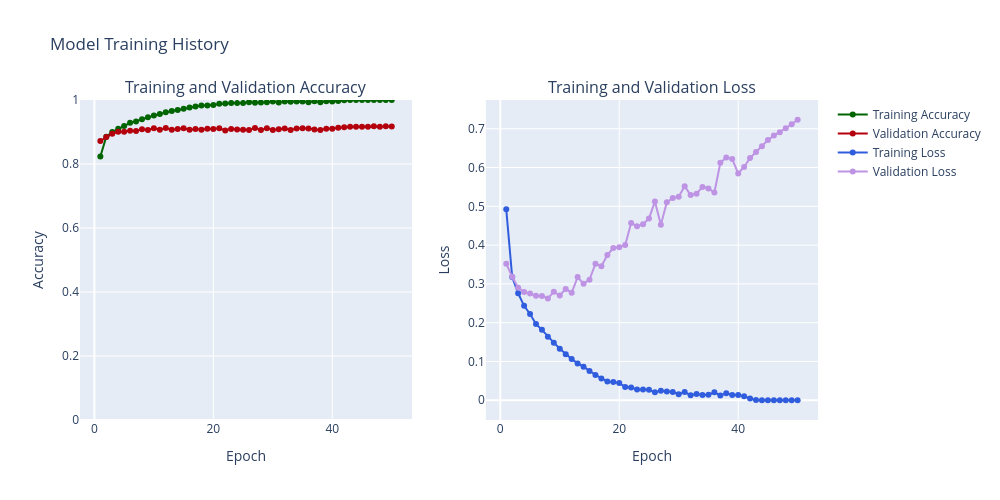

Here is the notebook cell this chart was saved with:
### Code cell
# 1D) Evaluate train and validation accuracy and loss 
def create_trace(x, y, ylabel, color):
    trace = go.Scatter(x=x,y=y,
                       name=ylabel,
                       marker=dict(color=color),
                       mode="lines+markers", 
                       text=[f"Epoch {epoch}<br>{ylabel}: {value:.4f}" for epoch, value in zip(x, y)], # Custom hover text
                       hoverinfo='text' # Show only custom text on hover
                      )
    return trace

def plot_accuracy_and_loss_plotly(history_object):
    hist = history_object.history
    acc = hist['accuracy']
    val_acc = hist['val_accuracy']
    loss = hist['loss']
    val_loss = hist['val_loss']
    
    epochs = list(range(1, len(acc) + 1))
    
    trace_ta = create_trace(epochs, acc, "Training Accuracy", "#006400") # Green
    trace_va = create_trace(epochs, val_acc, "Validation Accuracy", "#B3000C") # Red
    trace_tl = create_trace(epochs, loss, "Training Loss", "#305CDE") # Blue
    trace_vl = create_trace(epochs, val_loss, "Validation Loss", "#BE93E4") # Purple
   
    fig = make_subplots(rows=1, cols=2, subplot_titles=('Training and Validation Accuracy', 'Training and Validation Loss'))
    
    # Add traces to the first subplot (Accuracy)
    fig.add_trace(trace_ta, row=1, col=1)
    fig.add_trace(trace_va, row=1, col=1)
    
    # Add traces to the second subplot (Loss)
    fig.add_trace(trace_tl, row=1, col=2)
    fig.add_trace(trace_vl, row=1, col=2)
    
    # Update layout for x-axes
    fig.update_xaxes(title_text='Epoch', row=1, col=1)
    fig.update_xaxes(title_text='Epoch', row=1, col=2)
    
    # Update layout for y-axes
    fig.update_yaxes(title_text='Accuracy', range=[0, 1], row=1, col=1)
    fig.update_yaxes(title_text='Loss', row=1, col=2) 
    
    fig.update_layout(height=500, width=1000, title_text="Model Training History", showlegend=True)
    fig.show()

plot_accuracy_and_loss_plotly(history_CNN_Baseline)

### Figure 1 — Plotly figure (JSON) as saved in the notebook; plotly's stock layout.template omitted (floating-point values rounded to 4 significant figures)
{"data": [{"hoverinfo": "text", "marker": {"color": "#006400"}, "mode": "lines+markers", "name": "Training Accuracy", "text": ["Epoch 1<br>Training Accuracy: 0.8234", "Epoch 2<br>Training Accuracy: 0.8854", "Epoch 3<br>Training Accuracy: 0.8998", "Epoch 4<br>Training Accuracy: 0.9104", "Epoch 5<br>Training Accuracy: 0.9188", "Epoch 6<br>Training Accuracy: 0.9287", "Epoch 7<br>Training Accuracy: 0.9331", "Epoch 8<br>Training Accuracy: 0.9399", "Epoch 9<br>Training Accuracy: 0.9462", "Epoch 10<br>Training Accuracy: 0.9512", "Epoch 11<br>Training Accuracy: 0.9563", "Epoch 12<br>Training Accuracy: 0.9614", "Epoch 13<br>Training Accuracy: 0.9655", "Epoch 14<br>Training Accuracy: 0.9685", "Epoch 15<br>Training Accuracy: 0.9723", "Epoch 16<br>Training Accuracy: 0.9769", "Epoch 17<br>Training Accuracy: 0.9794", "Epoch 18<br>Training Accuracy: 0.9830", "Epoch 19<br>Training Accuracy: 0.9825", "Epoch 20<br>Training Accuracy: 0.9844", "Epoch 21<br>Training Accuracy: 0.9882", "Epoch 22<br>Training Accuracy: 0.9888", "Epoch 23<br>Training Accuracy: 0.9909", "Epoch 24<br>Training Accuracy: 0.9907", "Epoch 25<br>Training Accuracy: 0.9908", "Epoch 26<br>Training Accuracy: 0.9934", "Epoch 27<br>Training Accuracy: 0.9917", "Epoch 28<br>Training Accuracy: 0.9922", "Epoch 29<br>Training Accuracy: 0.9929", "Epoch 30<br>Training Accuracy: 0.9951", "Epoch 31<br>Training Accuracy: 0.9925", "Epoch 32<br>Training Accuracy: 0.9956", "Epoch 33<br>Training Accuracy: 0.9948", "Epoch 34<br>Training Accuracy: 0.9953", "Epoch 35<br>Training Accuracy: 0.9952", "Epoch 36<br>Training Accuracy: 0.9928", "Epoch 37<br>Training Accuracy: 0.9958", "Epoch 38<br>Training Accuracy: 0.9933", "Epoch 39<br>Training Accuracy: 0.9958", "Epoch 40<br>Training Accuracy: 0.9951", "Epoch 41<br>Training Accuracy: 0.9968", "Epoch 42<br>Training Accuracy: 0.9990", "Epoch 43<br>Training Accuracy: 0.9999", "Epoch 44<br>Training Accuracy: 1.0000", "Epoch 45<br>Training Accuracy: 1.0000", "Epoch 46<br>Training Accuracy: 1.0000", "Epoch 47<br>Training Accuracy: 1.0000", "Epoch 48<br>Training Accuracy: 1.0000", "Epoch 49<br>Training Accuracy: 1.0000", "Epoch 50<br>Training Accuracy: 1.0000"], "type": "scatter", "x": [1, 2, 3, 4, 5, 6, 7, 8, 9, 10, 11, 12, 13, 14, 15, 16, 17, 18, 19, 20, 21, 22, 23, 24, 25, 26, 27, 28, 29, 30, 31, 32, 33, 34, 35, 36, 37, 38, 39, 40, 41, 42, 43, 44, 45, 46, 47, 48, 49, 50], "xaxis": "x", "y": [0.8234, 0.8854, 0.8998, 0.9104, 0.9188, 0.9287, 0.9331, 0.9399, 0.9462, 0.9512, 0.9563, 0.9614, 0.9655, 0.9685, 0.9723, 0.9769, 0.9794, 0.983, 0.9825, 0.9844, 0.9882, 0.9888, 0.9909, 0.9907, 0.9908, 0.9934, 0.9917, 0.9922, 0.9929, 0.9951, 0.9925, 0.9956, 0.9948, 0.9953, 0.9952, 0.9928, 0.9958, 0.9933, 0.9958, 0.9951, 0.9968, 0.999, 0.9999, 1, 1, 1, 1, 1, 1, 1], "yaxis": "y"}, {"hoverinfo": "text", "marker": {"color": "#B3000C"}, "mode": "lines+markers", "name": "Validation Accuracy", "text": ["Epoch 1<br>Validation Accuracy: 0.8718", "Epoch 2<br>Validation Accuracy: 0.8842", "Epoch 3<br>Validation Accuracy: 0.8945", "Epoch 4<br>Validation Accuracy: 0.9004", "Epoch 5<br>Validation Accuracy: 0.9008", "Epoch 6<br>Validation Accuracy: 0.9043", "Epoch 7<br>Validation Accuracy: 0.9034", "Epoch 8<br>Validation Accuracy: 0.9084", "Epoch 9<br>Validation Accuracy: 0.9065", "Epoch 10<br>Validation Accuracy: 0.9117", "Epoch 11<br>Validation Accuracy: 0.9069", "Epoch 12<br>Validation Accuracy: 0.9122", "Epoch 13<br>Validation Accuracy: 0.9074", "Epoch 14<br>Validation Accuracy: 0.9091", "Epoch 15<br>Validation Accuracy: 0.9113", "Epoch 16<br>Validation Accuracy: 0.9067", "Epoch 17<br>Validation Accuracy: 0.9095", "Epoch 18<br>Validation Accuracy: 0.9068", "Epoch 19<br>Validation Accuracy: 0.9103", "Epoch 20<br>Validation Accuracy: 0.9093", "Epoch 21<br>Validation Accuracy: 0.9117", "Epoch 22<br>Validation Accuracy: 0.9049", "Epoch 23<br>Validation Accuracy: 0.9097", "Epoch 24<br>Validation Accuracy: 0.9077", "Epoch 25<br>Validation Accuracy: 0.9068", "Epoch 26<br>Validation Accuracy: 0.9064", "Epoch 27<br>Validation Accuracy: 0.9126", "Epoch 28<br>Validation Accuracy: 0.9066", "Epoch 29<br>Validation Accuracy: 0.9117", "Epoch 30<br>Validation Accuracy: 0.9062", "Epoch 31<br>Validation Accuracy: 0.9087", "Epoch 32<br>Validation Accuracy: 0.9109", "Epoch 33<br>Validation Accuracy: 0.9062", "Epoch 34<br>Validation Accuracy: 0.9111", "Epoch 35<br>Validation Accuracy: 0.9114", "Epoch 36<br>Validation Accuracy: 0.9112", "Epoch 37<br>Validation Accuracy: 0.9075", "Epoch 38<br>Validation Accuracy: 0.9061", "Epoch 39<br>Validation Accuracy: 0.9100", "Epoch 40<br>Validation Accuracy: 0.9103", "Epoch 41<br>Validation Accuracy: 0.9134", "Epoch 42<br>Validation Accuracy: 0.9151", "Epoch 43<br>Validation Accuracy: 0.9165", "Epoch 44<br>Validation Accuracy: 0.9163", "Epoch 45<br>Validation Accuracy: 0.9166", "Epoch 46<br>Validation Accuracy: 0.9166", "Epoch 47<br>Validation Accuracy: 0.9177", "Epoch 48<br>Validation Accuracy: 0.9167", "Epoch 49<br>Validation Accuracy: 0.9180", "Epoch 50<br>Validation Accuracy: 0.9175"], "type": "scatter", "x": [1, 2, 3, 4, 5, 6, 7, 8, 9, 10, 11, 12, 13, 14, 15, 16, 17, 18, 19, 20, 21, 22, 23, 24, 25, 26, 27, 28, 29, 30, 31, 32, 33, 34, 35, 36, 37, 38, 39, 40, 41, 42, 43, 44, 45, 46, 47, 48, 49, 50], "xaxis": "x", "y": [0.8718, 0.8842, 0.8945, 0.9004, 0.9008, 0.9043, 0.9034, 0.9084, 0.9065, 0.9117, 0.9069, 0.9122, 0.9074, 0.9091, 0.9113, 0.9067, 0.9095, 0.9068, 0.9103, 0.9093, 0.9117, 0.9049, 0.9097, 0.9077, 0.9068, 0.9064, 0.9126, 0.9066, 0.9117, 0.9062, 0.9087, 0.9109, 0.9062, 0.9111, 0.9114, 0.9112, 0.9075, 0.9061, 0.91, 0.9103, 0.9134, 0.9151, 0.9165, 0.9163, 0.9166, 0.9166, 0.9177, 0.9167, 0.918, 0.9175], "yaxis": "y"}, {"hoverinfo": "text", "marker": {"color": "#305CDE"}, "mode": "lines+markers", "name": "Training Loss", "text": ["Epoch 1<br>Training Loss: 0.4922", "Epoch 2<br>Training Loss: 0.3175", "Epoch 3<br>Training Loss: 0.2758", "Epoch 4<br>Training Loss: 0.2434", "Epoch 5<br>Training Loss: 0.2223", "Epoch 6<br>Training Loss: 0.1968", "Epoch 7<br>Training Loss: 0.1816", "Epoch 8<br>Training Loss: 0.1637", "Epoch 9<br>Training Loss: 0.1485", "Epoch 10<br>Training Loss: 0.1330", "Epoch 11<br>Training Loss: 0.1187", "Epoch 12<br>Training Loss: 0.1065", "Epoch 13<br>Training Loss: 0.0951", "Epoch 14<br>Training Loss: 0.0866", "Epoch 15<br>Training Loss: 0.0754", "Epoch 16<br>Training Loss: 0.0652", "Epoch 17<br>Training Loss: 0.0564", "Epoch 18<br>Training Loss: 0.0487", "Epoch 19<br>Training Loss: 0.0469", "Epoch 20<br>Training Loss: 0.0447", "Epoch 21<br>Training Loss: 0.0341", "Epoch 22<br>Training Loss: 0.0328", "Epoch 23<br>Training Loss: 0.0277", "Epoch 24<br>Training Loss: 0.0278", "Epoch 25<br>Training Loss: 0.0273", "Epoch 26<br>Training Loss: 0.0208", "Epoch 27<br>Training Loss: 0.0248", "Epoch 28<br>Training Loss: 0.0224", "Epoch 29<br>Training Loss: 0.0211", "Epoch 30<br>Training Loss: 0.0158", "Epoch 31<br>Training Loss: 0.0213", "Epoch 32<br>Training Loss: 0.0130", "Epoch 33<br>Training Loss: 0.0162", "Epoch 34<br>Training Loss: 0.0138", "Epoch 35<br>Training Loss: 0.0145", "Epoch 36<br>Training Loss: 0.0206", "Epoch 37<br>Training Loss: 0.0123", "Epoch 38<br>Training Loss: 0.0178", "Epoch 39<br>Training Loss: 0.0135", "Epoch 40<br>Training Loss: 0.0135", "Epoch 41<br>Training Loss: 0.0105", "Epoch 42<br>Training Loss: 0.0044", "Epoch 43<br>Training Loss: 0.0010", "Epoch 44<br>Training Loss: 0.0003", "Epoch 45<br>Training Loss: 0.0002", "Epoch 46<br>Training Loss: 0.0002", "Epoch 47<br>Training Loss: 0.0001", "Epoch 48<br>Training Loss: 0.0001", "Epoch 49<br>Training Loss: 0.0001", "Epoch 50<br>Training Loss: 0.0001"], "type": "scatter", "x": [1, 2, 3, 4, 5, 6, 7, 8, 9, 10, 11, 12, 13, 14, 15, 16, 17, 18, 19, 20, 21, 22, 23, 24, 25, 26, 27, 28, 29, 30, 31, 32, 33, 34, 35, 36, 37, 38, 39, 40, 41, 42, 43, 44, 45, 46, 47, 48, 49, 50], "xaxis": "x2", "y": [0.4922, 0.3175, 0.2758, 0.2434, 0.2223, 0.1968, 0.1816, 0.1637, 0.1485, 0.133, 0.1187, 0.1065, 0.09511, 0.08661, 0.07544, 0.06519, 0.05642, 0.04872, 0.04688, 0.0447, 0.03408, 0.03284, 0.02766, 0.02781, 0.02733, 0.0208, 0.02484, 0.02244, 0.02106, 0.01579, 0.0213, 0.01301, 0.01615, 0.01384, 0.01455, 0.02061, 0.0123, 0.01783, 0.0135, 0.01346, 0.01047, 0.004356, 0.001042, 0.0003259, 0.0002218, 0.0001729, 0.0001487, 0.0001236, 0.0001052, 9.189e-05], "yaxis": "y2"}, {"hoverinfo": "text", "marker": {"color": "#BE93E4"}, "mode": "lines+markers", "name": "Validation Loss", "text": ["Epoch 1<br>Validation Loss: 0.3521", "Epoch 2<br>Validation Loss: 0.3182", "Epoch 3<br>Validation Loss: 0.2901", "Epoch 4<br>Validation Loss: 0.2793", "Epoch 5<br>Validation Loss: 0.2751", "Epoch 6<br>Validation Loss: 0.2697", "Epoch 7<br>Validation Loss: 0.2686", "Epoch 8<br>Validation Loss: 0.2626", "Epoch 9<br>Validation Loss: 0.2798", "Epoch 10<br>Validation Loss: 0.2702", "Epoch 11<br>Validation Loss: 0.2871", "Epoch 12<br>Validation Loss: 0.2770", "Epoch 13<br>Validation Loss: 0.3175", "Epoch 14<br>Validation Loss: 0.3006", "Epoch 15<br>Validation Loss: 0.3109", "Epoch 16<br>Validation Loss: 0.3520", "Epoch 17<br>Validation Loss: 0.3454", "Epoch 18<br>Validation Loss: 0.3744", "Epoch 19<br>Validation Loss: 0.3924", "Epoch 20<br>Validation Loss: 0.3943", "Epoch 21<br>Validation Loss: 0.4003", "Epoch 22<br>Validation Loss: 0.4571", "Epoch 23<br>Validation Loss: 0.4488", "Epoch 24<br>Validation Loss: 0.4540", "Epoch 25<br>Validation Loss: 0.4684", "Epoch 26<br>Validation Loss: 0.5127", "Epoch 27<br>Validation Loss: 0.4527", "Epoch 28<br>Validation Loss: 0.5104", "Epoch 29<br>Validation Loss: 0.5216", "Epoch 30<br>Validation Loss: 0.5249", "Epoch 31<br>Validation Loss: 0.5520", "Epoch 32<br>Validation Loss: 0.5289", "Epoch 33<br>Validation Loss: 0.5325", "Epoch 34<br>Validation Loss: 0.5501", "Epoch 35<br>Validation Loss: 0.5462", "Epoch 36<br>Validation Loss: 0.5357", "Epoch 37<br>Validation Loss: 0.6121", "Epoch 38<br>Validation Loss: 0.6259", "Epoch 39<br>Validation Loss: 0.6217", "Epoch 40<br>Validation Loss: 0.5849", "Epoch 41<br>Validation Loss: 0.6015", "Epoch 42<br>Validation Loss: 0.6246", "Epoch 43<br>Validation Loss: 0.6399", "Epoch 44<br>Validation Loss: 0.6551", "Epoch 45<br>Validation Loss: 0.6709", "Epoch 46<br>Validation Loss: 0.6823", "Epoch 47<br>Validation Loss: 0.6910", "Epoch 48<br>Validation Loss: 0.7013", "Epoch 49<br>Validation Loss: 0.7117", "Epoch 50<br>Validation Loss: 0.7232"], "type": "scatter", "x": [1, 2, 3, 4, 5, 6, 7, 8, 9, 10, 11, 12, 13, 14, 15, 16, 17, 18, 19, 20, 21, 22, 23, 24, 25, 26, 27, 28, 29, 30, 31, 32, 33, 34, 35, 36, 37, 38, 39, 40, 41, 42, 43, 44, 45, 46, 47, 48, 49, 50], "xaxis": "x2", "y": [0.3521, 0.3182, 0.2901, 0.2793, 0.2751, 0.2697, 0.2686, 0.2626, 0.2798, 0.2702, 0.2871, 0.277, 0.3175, 0.3006, 0.3109, 0.352, 0.3454, 0.3744, 0.3924, 0.3943, 0.4003, 0.4571, 0.4488, 0.454, 0.4684, 0.5127, 0.4527, 0.5104, 0.5216, 0.5249, 0.552, 0.5289, 0.5325, 0.5501, 0.5462, 0.5357, 0.6121, 0.6259, 0.6217, 0.5849, 0.6015, 0.6246, 0.6399, 0.6551, 0.6709, 0.6823, 0.691, 0.7013, 0.7117, 0.7232], "yaxis": "y2"}], "layout": {"annotations": [{"font": {"size": 16}, "showarrow": false, "text": "Training and Validation Accuracy", "x": 0.225, "xanchor": "center", "xref": "paper", "y": 1, "yanchor": "bottom", "yref": "paper"}, {"font": {"size": 16}, "showarrow": false, "text": "Training and Validation Loss", "x": 0.775, "xanchor": "center", "xref": "paper", "y": 1, "yanchor": "bottom", "yref": "paper"}], "height": 500, "showlegend": true, "title": {"text": "Model Training History"}, "width": 1000, "xaxis": {"anchor": "y", "domain": [0, 0.45], "title": {"text": "Epoch"}}, "xaxis2": {"anchor": "y2", "domain": [0.55, 1], "title": {"text": "Epoch"}}, "yaxis": {"anchor": "x", "domain": [0, 1], "range": [0, 1], "title": {"text": "Accuracy"}}, "yaxis2": {"anchor": "x2", "domain": [0, 1], "title": {"text": "Loss"}}}}
